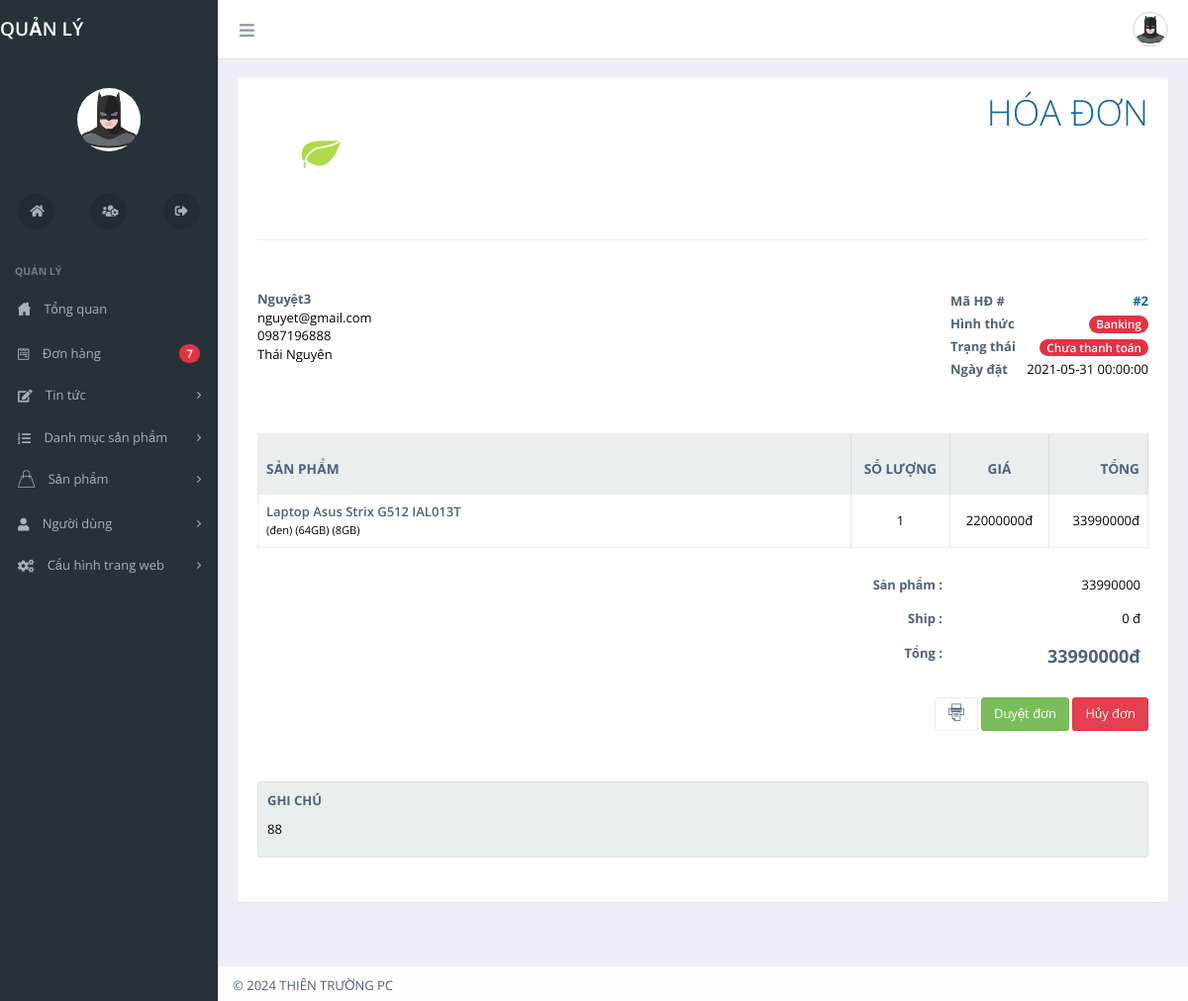
Screenshot of /admin.php?task=detailorder&id=2 with the database file from the repository.
### tables this page shows
CREATE TABLE `orders` (
  `id` int NOT NULL,
  `fullname` varchar(255) NOT NULL,
  `email` varchar(255) NOT NULL,
  `phone` varchar(255) NOT NULL,
  `address` varchar(255) NOT NULL,
  `note` varchar(255) NOT NULL,
  `created_at` datetime NOT NULL,
  `payment` int NOT NULL,
  `total` int NOT NULL,
  `quantity` int NOT NULL,
  `item` int NOT NULL,
  `payed` int NOT NULL DEFAULT '0',
  `active` int NOT NULL,
  `user_id` int NOT NULL
);

CREATE TABLE `orders_products` (
  `id` int NOT NULL,
  `order_id` int NOT NULL,
  `product_id` int NOT NULL,
  `color_id` int NOT NULL,
  `memory_id` int NOT NULL,
  `ram_id` int NOT NULL,
  `quantity` int NOT NULL,
  `total` int NOT NULL
);

CREATE TABLE `products` (
  `id` int NOT NULL,
  `name` varchar(500) NOT NULL,
  `price` int NOT NULL,
  `sale_price` int NOT NULL,
  `thumbnail` varchar(255) NOT NULL,
  `product_desc` varchar(500) NOT NULL,
  `detail_desc` text NOT NULL,
  `chipset` varchar(255) NOT NULL,
  `size` varchar(255) NOT NULL,
  `screen` varchar(255) NOT NULL,
  `camera` varchar(255) NOT NULL,
  `origin` varchar(255) NOT NULL,
  `company` varchar(255) NOT NULL,
  `sold` int NOT NULL DEFAULT '0',
  `amount` int NOT NULL,
  `category_id` int NOT NULL
);

CREATE TABLE `colors` (
  `id` int NOT NULL,
  `name` varchar(255) NOT NULL,
  `value` varchar(255) NOT NULL
);

CREATE TABLE `memories` (
  `id` int NOT NULL,
  `name` varchar(255) NOT NULL,
  `value` varchar(255) NOT NULL
);

CREATE TABLE `rams` (
  `id` int NOT NULL,
  `name` varchar(255) NOT NULL,
  `value` varchar(255) NOT NULL
);

### controller/admin.php (called while the page is built, shortened)
<?php
class Controller
{
	protected $model;
	public function __construct(){
		require_once('./model/model.php');
		$this->model = new Model();
	}
	public function detailorder(){
		$order = $this->model->get('orders','id='.$_GET['id']);
		require_once('./view/invoice.php');
	}
}
 ?>

### model/model.php (called while the page is built, shortened)
<?php
class Model
{
	protected $host,$db,$user,$pass,$conn;
	public function __construct(){
		$this->host = 'localhost';
		$this->db = 'he';
		$this->user = 'root';
		$this->pass = '';
		$this->conn = new mysqli($this->host,$this->user,$this->pass,$this->db);
		$this->conn->set_charset("utf8");
	}
	public function get($table, $condition){
		if(empty($condition)){
			$query = "SELECT * FROM $table";
		} else {
			$query = "SELECT * FROM $table WHERE $condition";
		}
		$result = $this->conn->query($query);
		if($result->num_rows > 0){
			return $result->fetch_assoc();
		} else {
			return null;
		}
	}
	public function getArray($tableName, $condition, $limit=50){
		if(empty($condition)){
			$query = "SELECT * FROM $tableName LIMIT $limit";
		} else {
			$query = "SELECT * FROM $tableName WHERE $condition LIMIT $limit";
		}
		$result = $this->conn->query($query);
		if($result && $result->num_rows > 0){
			return $result;
		} else {
			return null;
		}
	}
}
 ?>

### view/invoice.php (the view, shortened to what this page needs)
<?php
require_once('header_quanly.php'); ?>
<div id="content-container">
    <div id="page-content">
		<div class="panel">
		    <div class="panel-body">
		        <div class="invoice-masthead">
		            <div class="invoice-text">
		                <h3 class="h1 text-uppercase text-thin mar-no text-primary">HÓA ĐƠN</h3>
		            </div>
		            <div class="invoice-brand" style="white-space:nowrap">
		                <div class="invoice-logo">
		                    <img src="assets/img/logo.png">
		                </div>
		            </div>
		        </div>
		        <div class="invoice-bill row">
		            <div class="col-sm-6 text-xs-center">
		                <address>
		                    <strong class="text-main"><?php echo $order['fullname'] ?></strong><br>
		                    <?php echo $order['email'] ?><br>
		                    <?php echo $order['phone'] ?><br>
		                    <?php echo $order['address'] ?>
		               </address>
		            </div>
		            <div class="col-sm-6 text-xs-center">
		                <table class="invoice-details">
		                    <tbody>
		                        <tr>
		                            <td class="text-main text-bold">Mã HĐ #</td>
		                            <td class="text-right text-primary text-bold">#<?php echo $order['id'] ?></td>
		                        </tr>
		                        <tr>
		                            <td class="text-main text-bold">Hình thức</td>
		                            <td class="text-right">
		                            	<?php if($order['payment']==0): ?>
		                            		<span class="badge badge-success">Ship COD</span>
	                            		<?php else: ?>
	                            			<span class="badge badge-danger">Banking</span>
		                            	<?php endif ?>
		                            </td>
		                        </tr>
		                        <tr>
		                            <td class="text-main text-bold">Trạng thái</td>
		                            <td class="text-right">
		                            	<?php if($order['payed']==1): ?>
		                            		<span class="badge badge-success">Đã thanh toán</span>
	                            		<?php else: ?>
	                            			<span class="badge badge-danger">Chưa thanh toán</span>
		                            	<?php endif ?>
		                            </td>
		                        </tr>
		                        <tr>
		                            <td class="text-main text-bold">Ngày đặt</td>
		                            <td class="text-right">
		                            	<?php echo $order['created_at'] ?>
		                            </td>
		                        </tr>
		                    </tbody>
		                </table>
		            </div>
		        </div>
		        <hr class="new-section-sm bord-no">
		        <div class="row">
		            <div class="col-lg-12 table-responsive">
		                <table class="table table-bordered invoice-summary">
		                    <thead>
		                        <tr class="bg-gray">
		                            <th class="text-uppercase">Sản phẩm</th>
		                            <th class="min-col text-center text-uppercase">Số lượng</th>
		                            <th class="min-col text-center text-uppercase">Giá</th>
		                            <th class="min-col text-right text-uppercase">Tổng</th>
		                        </tr>
		                    </thead>
		                    <tbody>
		                        <?php $sanphams = $this->model->getArray('orders_products','order_id='.$order['id']);
                                while($sp = $sanphams->fetch_assoc()){ ?>
                                	<tr>
			                            <td>
			                                <strong><?php echo $this->model->get('products','id='.$sp['product_id'])['name'] ?></strong>
			                                <small><?php echo '('.$this->model->get('colors','id='.$sp['color_id'])['name'].')'.' ('.$this->model->get('memories','id='.$sp['memory_id'])['name'].')'.' ('.$this->model->get('rams','id='.$sp['ram_id'])['name'].')' ?></small>
			                            </td>
			                            <td class="text-center"><?php echo $sp['quantity'] ?></td>
			                            <td class="text-center"><?php echo $this->model->get('products','id='.$sp['product_id'])['sale_price'] ?>đ</td>
			                            <td class="text-right"><?php echo $sp['total'] ?>đ</td>
			                        </tr>
                                <?php } ?>
		                    </tbody>
		                </table>
		            </div>
		        </div>
		        <div class="clearfix">
		            <table class="table invoice-total">
		                <tbody>
		                    <tr>
		                        <td><strong>Sản phẩm :</strong></td>
		                        <td><?php echo $order['total'] ?></td>
		                    </tr>
		                    <tr>
		                        <td><strong>Ship :</strong></td>
		                        <td>0 đ</td>
		                    </tr>
		                    <tr>
		                        <td><strong>Tổng :</strong></td>
		                        <td class="text-bold h4"><?php echo $order['total'] ?>đ</td>
		                    </tr>
		                </tbody>
		            </table>
		        </div>
		        <div class="text-right no-print">
		            <a href="javascript:window.print()" class="btn btn-default"><i class="demo-pli-printer icon-lg"></i></a>
		            <?php if($order['active']==0){ ?>
                    <a onclick="return confirm('Bạn có chắc chắn muốn duyệt đơn hàng này?')" href="admin.php?task=activeorder&id=<?php echo $order['id'] ?>" class="btn btn-success">Duyệt đơn</a>
                    <?php } ?>
		            <a href="admin.php?task=deleteorder&id=<?php echo $order['id'] ?>" onclick="return confirm('Bạn có chắc chắn muốn hủy đơn?')" class="btn btn-danger">Hủy đơn</a>
		        </div>
		        <hr class="new-section-sm bord-no">
		        <div class="well well-sm">
		            <p class="text-bold text-main text-uppercase">Ghi Chú</p>
		            <p><?php echo $order['note'] ?></p>
		        </div>
		    </div>
		</div>
    </div>
</div>
<?php require_once('footer_quanly.php');
 ?>

### view/header_quanly.php (style rules this page uses)
body { color: #000; }

### rows the page displays
orders: fullname "Nguyệt3", email "nguyet@gmail.com", phone "0987196888", address "Thái Nguyên", id "2", created_at "2021-05-31 00:00:00", total "33990000", note "88"
orders_products: product.name "Laptop Asus Strix G512 IAL013T", color.name "đen", memory.name "64GB", ram.name "8GB", quantity "1", product.sale_price "22000000", total "33990000"

### other values shown
$this->model->count('orders','active = 0') "7"
